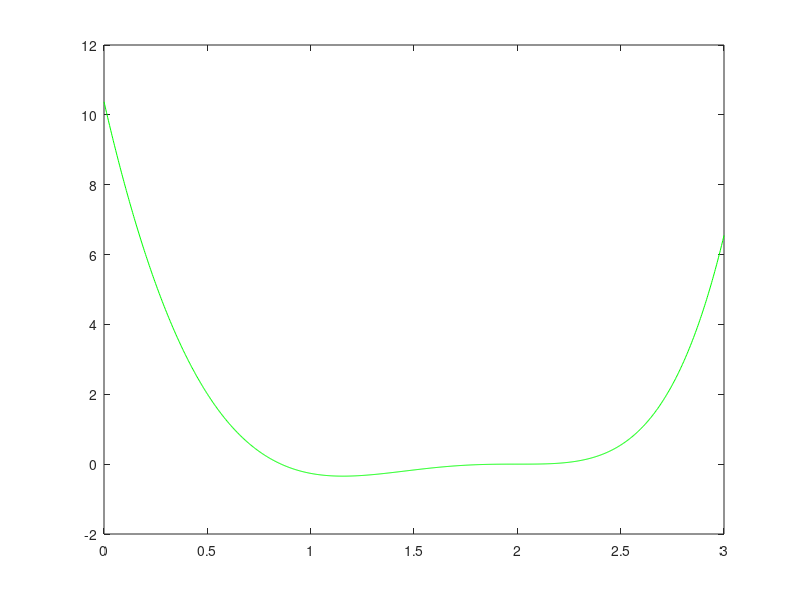

The MATLAB script that drew this image: (Note: this script raises an error after producing the figure.)
% -------------------ΑΣΚΗΣΗ 1 


% f και f'
f = @(x) 14*x.*exp(x-2) - 12*exp(x-2) - 7*x.^3 + 20*x.^2 - 26*x + 12;
df = @(x) (14*x + 2).*exp(x-2) - 21*x.^2 + 40*x - 26;
%γραφική παράσταση
x = linspace(0, 3, 1000);
figure;
plot(x, f(x), 'g');
hold on;
yline(0);
xlabel('x');
ylabel('f(x)');
legend('f(x)', 'y=0');

% Διχοτόμηση
fprintf('\n--- ΔΙΧΟΤΟΜΗΣΗ ---\n');
intervals = [0 0.5; 0.5 1; 1 1.5; 1.5 2; 1.2 2.5; 2.5 3; 0.8 1.5; 0 1.5; 0.5 1.5; 1.5 2.5];
orio = 0.5*1e-6;
for i = 1:10
    a = intervals(i, 1);
    b = intervals(i, 2);
    iters=0;
    if f(a) * f(b) < 0
        [root, iters] = bisection(f, a, b);
        fprintf('[%.1f, %.1f] : Ρίζα = %.6f,  Επαναλήψεις = %d\n', a, b, root, iters);
    elseif abs(f(a)) < orio 
        fprintf('[%.1f, %.1f] %.6f :ρίζα, επαναλήψεις = %d, πρόσημο θετικό ή 0\n', a, b, a, iters);
    elseif abs(f(b)) < orio 
        fprintf('[%.1f, %.1f] %.6f :ρίζα, επαναλήψεις = %d, πρόσημο θετικό ή 0 \n', a, b, b, iters);
    else
        fprintf('[%.1f, %.1f] η f διατηρεί πρόσημο  \n', a, b);
    end
end

% newton-raphson
fprintf('\n--- Newton-Raphson ---\n');
times = linspace(0, 3, 10);
for i = 1:10
    x0 = times(i);
    [root, iters] = newton_raphson(f, df, x0, 0.5*1e-6);
    fprintf('x0 = %.6f  →  Ρίζα = %.6f,  Επαναλήψεις = %d\n', x0, root, iters);
end

%τέμνουσας
fprintf('\n--- ΤΕΜΝΟΥΣΑ ---\n');
arxik = linspace (0, 3, 10);
for i = 1:10 
    x0=arxik(i);
    x1= x0 + 0.5;
    [root, iters] = secant(f, x0, x1);
    fprintf('x0 = %.6f, x1 = %.6f,  →  Ρίζα = %.6f,  Επαναλήψεις = %d\n', x0, x1, root, iters);
end

%--------------έλεγχος σύγκλισης----------------
[root1, iterations1, x_history1] = newton_raphson(f, df, 0.667, 0.5*1e-6);
[root2, iterations2, x_history2] = newton_raphson(f, df, 1.667, 0.5*1e-6);
foundRoots = [root1, root2];

for i = 1: length(foundRoots)
    r = foundRoots(i);
    fprintf('riza #%d: x = %.6f\n', i, r);
    fprintf('  f(%.6f)  = %.6e\n', r, f(r));
    fprintf('  f''(%.6f) = %.6e\n', r, df(r));
    
    if abs(df(r)) < 0.5*1e-6
        fprintf('(f'' κοντά στο 0):δεν γίνεται τετραγωνική σύγκλιση \n');
    else 
        fprintf('(f'' ≠ 0):γίνεται τετραγωνική σύγκλιση\n\n');
    end
end

error_ratios1 = [];
error_ratios2= [];

% riza 1
x0=0.5;
[root, iterations, x_history] = newton_raphson(f, df, x0, 0.5*1e-12);
fprintf('  riza : x = %.6f\n', root);
fprintf('  epanalipseis: %d\n', iterations);
errors= abs(x_history - root);
fprintf('  Sfalmata: %.6e\n', errors);

k=0;
    for j = 2 : length(errors)
        if errors(j-1)> 0.5*1e-10
            k=k+1;
            error_ratios1(k) = errors(j)/ (errors(j-1))^2 ;
        end
    end

%mesosOros
%tApoklish
mesosOros = mean(error_ratios1);
tApoklish = std(error_ratios1);
fprintf('mesos oros sfalmatwn gia riza 1: %.6e\n', mesosOros);
fprintf('tupikh apoklish sfalmatwn gia riza 1: %.6e\n', tApoklish);
if tApoklish < 0.5 && mesosOros >0 && mesosOros<100
    fprintf('STA8EROS LOGOS =  TETRAGWNIKH \n')
else
    fprintf('MH STA8EROS LOGOS =  OXI TETRAGWNIKH \n');
end
if tApoklish < 1.5 && mesosOros >0 && mesosOros<100
    fprintf('STA8EROS LOGOS =  TETRAGWNIKH  (me pio xalaro elegxo)\n')
else
    fprintf('MH STA8EROS LOGOS =  OXI TETRAGWNIKH \n');
end

%riza 2
x0=1.5;
[root, iterations, x_history] = newton_raphson(f, df, x0, 0.5*1e-12);
fprintf('  riza : x = %.6f\n', root);
fprintf('  epanalipseis: %d\n', iterations);
errors= abs(x_history - root);
fprintf('  sfalmata: %.6e\n', errors);

k=0;
    for j = 2 : length(errors)
        if errors(j-1)> 0.5*1e-10
            k=k+1;
            error_ratios2(k) = errors(j)/ (errors(j-1))^2 ;
        end
        
    end
mesosOros = mean(error_ratios2);
tApoklish = std(error_ratios2);
fprintf('mesos oros sfalmatwn gia riza 2: %.6e\n', mesosOros);
fprintf('tupikh apoklish sfalmatwn gia riza 2: %.6e\n', tApoklish);
if tApoklish < 0.5 && mesosOros >0 && mesosOros<100
    fprintf('STA8EROS LOGOS =  tetragnwikh \n');
else
    fprintf('MH STA8EROS LOGOS =  OXI TETRAGWNIKH \n');
end
if tApoklish < 1.5 && mesosOros >0 && mesosOros<100
    fprintf('STA8EROS LOGOS =  TETRAGWNIKH  (me pio xalaro elegxo)\n')
else
    fprintf('MH STA8EROS LOGOS =  OXI TETRAGWNIKH \n');
end






% διχοτόμησης
function [root, iterations] = bisection(f, a, b)
    maxIt = 1000;
    tol = 0.5*1e-6;
    if f(a) * f(b) > 0
        error('Δεν υπάρχει ρίζα στο [a,b]');
    end
    
    iterations = 0;
    while (b - a) / 2 > 0.5*1e-6 && iterations < maxIt
        m = (a+b)/2;  
        
        if abs(f(m)) < tol
            root = m;
            return;
        elseif f(a) * f(m) < 0 
            b = m; 
        else  
            a = m;  
        end
        
        iterations = iterations + 1;
    end
    if iterations == maxIt
        root = NaN;
    else 
        root = (a+b) / 2;
    end  
end

%newton-raphson
function [root, iterations, x_history] = newton_raphson(f, df, x0, tol) 
    max_iter=100;

    x = x0;
    iterations = 0;
    x_history = x0;
    
    for i = 1:max_iter
        fx = f(x);
        dfx = df(x);
        
        if abs(dfx) < 0.5*1e-12
            root = NaN;
            iterations = NaN;
            return;
        end
       
        x_new = x - fx/dfx;
        iterations = iterations + 1;
        x_history = [x_history; x_new];

        if abs(x_new - x) < tol
            root = x_new;
            return;
        end
        
        x = x_new;
    end
    
    root = NaN;
    iterations = NaN;
end

% τέμνουσας
function [root, iterations] = secant(f, x0, x1)
    tol=0.5*1e-6;
    max_iter=100;
    
    iterations = 0;
    
    for i = 1:max_iter
        fx0 = f(x0);
        fx1 = f(x1);
        
       
        if abs(fx1) < 0.5*1e-12
            root = x1;
            return;
        end
        
        if abs(fx1 - fx0) < 0.5*1e-12
             root = NaN;
             iterations = NaN;	
             return;
        end

        x_new = x1 - fx1 * (x1 - x0) / (fx1 - fx0);
        iterations = iterations + 1;

        if abs(x_new - x1) < tol
            root = x_new;
            return;
        end
        
        x0 = x1;
        x1 = x_new;  
    end

    root = NaN;
    iterations = NaN;
end
